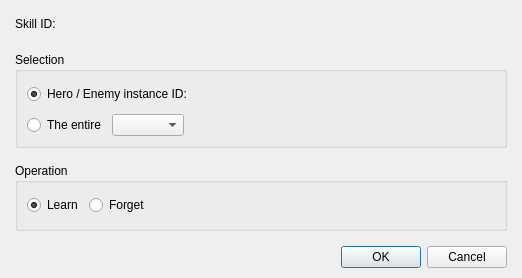
<?xml version="1.0" encoding="UTF-8"?>
<ui version="4.0">
 <class>DialogCommandChangeASkill</class>
 <widget class="QDialog" name="DialogCommandChangeASkill">
  <property name="geometry">
   <rect>
    <x>0</x>
    <y>0</y>
    <width>522</width>
    <height>278</height>
   </rect>
  </property>
  <property name="windowTitle">
   <string>Dialog</string>
  </property>
  <layout class="QGridLayout" name="gridLayout_4">
   <property name="leftMargin">
    <number>15</number>
   </property>
   <property name="topMargin">
    <number>10</number>
   </property>
   <property name="rightMargin">
    <number>15</number>
   </property>
   <property name="bottomMargin">
    <number>10</number>
   </property>
   <item row="0" column="0">
    <layout class="QVBoxLayout" name="verticalLayout_2" stretch="1,0">
     <property name="spacing">
      <number>15</number>
     </property>
     <item>
      <layout class="QVBoxLayout" name="verticalLayout">
       <item>
        <layout class="QHBoxLayout" name="horizontalLayout">
         <item>
          <widget class="QLabel" name="labelSkillID">
           <property name="text">
            <string>Skill ID:</string>
           </property>
          </widget>
         </item>
         <item>
          <widget class="PanelPrimitiveValue" name="panelPrimitiveSkillID" native="true">
           <property name="minimumSize">
            <size>
             <width>250</width>
             <height>27</height>
            </size>
           </property>
           <property name="maximumSize">
            <size>
             <width>250</width>
             <height>27</height>
            </size>
           </property>
          </widget>
         </item>
         <item>
          <spacer name="horizontalSpacer">
           <property name="orientation">
            <enum>Qt::Horizontal</enum>
           </property>
           <property name="sizeHint" stdset="0">
            <size>
             <width>40</width>
             <height>20</height>
            </size>
           </property>
          </spacer>
         </item>
        </layout>
       </item>
       <item>
        <widget class="QGroupBox" name="groupBoxSelection">
         <property name="title">
          <string>Selection</string>
         </property>
         <layout class="QGridLayout" name="gridLayout_2">
          <item row="0" column="0">
           <layout class="QGridLayout" name="gridLayout">
            <item row="0" column="0" colspan="3">
             <widget class="QRadioButton" name="radioButtonHeroEnemyInstanceID">
              <property name="text">
               <string>Hero / Enemy instance ID:</string>
              </property>
              <property name="checked">
               <bool>true</bool>
              </property>
             </widget>
            </item>
            <item row="0" column="3">
             <widget class="PanelPrimitiveValue" name="panelPrimitiveHeroEnemyInstanceID" native="true">
              <property name="minimumSize">
               <size>
                <width>250</width>
                <height>27</height>
               </size>
              </property>
              <property name="maximumSize">
               <size>
                <width>250</width>
                <height>27</height>
               </size>
              </property>
             </widget>
            </item>
            <item row="0" column="4">
             <spacer name="horizontalSpacer_2">
              <property name="orientation">
               <enum>Qt::Horizontal</enum>
              </property>
              <property name="sizeHint" stdset="0">
               <size>
                <width>13</width>
                <height>20</height>
               </size>
              </property>
             </spacer>
            </item>
            <item row="1" column="0">
             <widget class="QRadioButton" name="radioButtonEntire">
              <property name="text">
               <string>The entire</string>
              </property>
             </widget>
            </item>
            <item row="1" column="1">
             <widget class="QComboBox" name="comboBoxTeam"/>
            </item>
            <item row="1" column="2" colspan="3">
             <spacer name="horizontalSpacer_3">
              <property name="orientation">
               <enum>Qt::Horizontal</enum>
              </property>
              <property name="sizeHint" stdset="0">
               <size>
                <width>298</width>
                <height>20</height>
               </size>
              </property>
             </spacer>
            </item>
           </layout>
          </item>
         </layout>
        </widget>
       </item>
       <item>
        <widget class="QGroupBox" name="groupBoxOperation">
         <property name="title">
          <string>Operation</string>
         </property>
         <layout class="QGridLayout" name="gridLayout_3">
          <item row="0" column="0">
           <layout class="QHBoxLayout" name="horizontalLayout_2" stretch="0,0,1">
            <item>
             <widget class="QRadioButton" name="radioButtonLearn">
              <property name="text">
               <string>Learn</string>
              </property>
              <property name="checked">
               <bool>true</bool>
              </property>
             </widget>
            </item>
            <item>
             <widget class="QRadioButton" name="radioButtonForget">
              <property name="text">
               <string>Forget</string>
              </property>
             </widget>
            </item>
            <item>
             <spacer name="horizontalSpacer_4">
              <property name="orientation">
               <enum>Qt::Horizontal</enum>
              </property>
              <property name="sizeHint" stdset="0">
               <size>
                <width>268</width>
                <height>20</height>
               </size>
              </property>
             </spacer>
            </item>
           </layout>
          </item>
         </layout>
        </widget>
       </item>
      </layout>
     </item>
     <item>
      <widget class="QDialogButtonBox" name="buttonBox">
       <property name="orientation">
        <enum>Qt::Horizontal</enum>
       </property>
       <property name="standardButtons">
        <set>QDialogButtonBox::Cancel|QDialogButtonBox::Ok</set>
       </property>
      </widget>
     </item>
    </layout>
   </item>
  </layout>
 </widget>
 <customwidgets>
  <customwidget>
   <class>PanelPrimitiveValue</class>
   <extends>QWidget</extends>
   <header>panelprimitivevalue.h</header>
   <container>1</container>
  </customwidget>
 </customwidgets>
 <resources/>
 <connections>
  <connection>
   <sender>buttonBox</sender>
   <signal>accepted()</signal>
   <receiver>DialogCommandChangeASkill</receiver>
   <slot>accept()</slot>
   <hints>
    <hint type="sourcelabel">
     <x>248</x>
     <y>254</y>
    </hint>
    <hint type="destinationlabel">
     <x>157</x>
     <y>274</y>
    </hint>
   </hints>
  </connection>
  <connection>
   <sender>buttonBox</sender>
   <signal>rejected()</signal>
   <receiver>DialogCommandChangeASkill</receiver>
   <slot>reject()</slot>
   <hints>
    <hint type="sourcelabel">
     <x>316</x>
     <y>260</y>
    </hint>
    <hint type="destinationlabel">
     <x>286</x>
     <y>274</y>
    </hint>
   </hints>
  </connection>
 </connections>
</ui>
